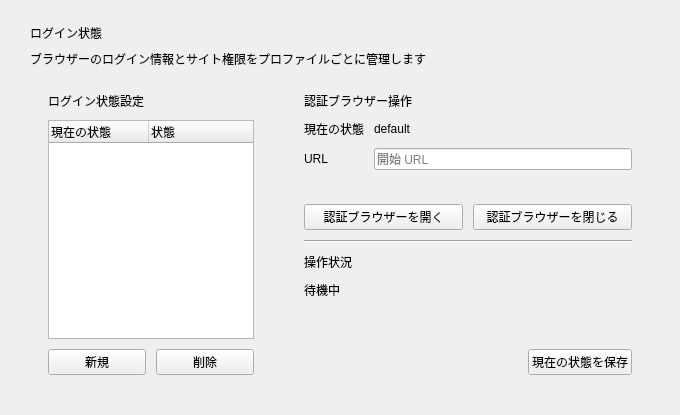
<?xml version="1.0" encoding="utf-8"?>
<ui version="4.0">
  <class>AuthForm</class>
  <widget class="QWidget" name="AuthForm">
    <layout class="QVBoxLayout" name="rootLayout" stretch="0,0,1">
      <property name="leftMargin">
        <number>30</number>
      </property>
      <property name="topMargin">
        <number>24</number>
      </property>
      <property name="rightMargin">
        <number>30</number>
      </property>
      <property name="bottomMargin">
        <number>24</number>
      </property>
      <property name="spacing">
        <number>8</number>
      </property>
      <item>
        <widget class="QLabel" name="titleLabel">
          <property name="pageTitle" stdset="0">
            <bool>true</bool>
          </property>
          <property name="text">
            <string>ログイン状態</string>
          </property>
        </widget>
      </item>
      <item>
        <widget class="QLabel" name="subtitleLabel">
          <property name="muted" stdset="0">
            <bool>true</bool>
          </property>
          <property name="text">
            <string>ブラウザーのログイン情報とサイト権限をプロファイルごとに管理します</string>
          </property>
        </widget>
      </item>
      <item>
        <layout class="QHBoxLayout" name="bodyLayout" stretch="2,3">
          <property name="spacing">
            <number>14</number>
          </property>
          <item>
            <widget class="QFrame" name="profileCard">
              <property name="card" stdset="0">
                <bool>true</bool>
              </property>
              <layout class="QVBoxLayout" name="profileLayout">
                <property name="spacing"><number>10</number></property>
                <property name="leftMargin"><number>18</number></property>
                <property name="topMargin"><number>16</number></property>
                <property name="rightMargin"><number>18</number></property>
                <property name="bottomMargin"><number>16</number></property>
                <item>
                  <widget class="QLabel" name="profileTitle">
                    <property name="cardTitle" stdset="0">
                      <bool>true</bool>
                    </property>
                    <property name="text">
                      <string>ログイン状態設定</string>
                    </property>
                  </widget>
                </item>
                <item>
                  <widget class="QTreeWidget" name="profileTree">
                    <property name="expandsOnDoubleClick"><bool>false</bool></property>
                    <property name="rootIsDecorated">
                      <bool>false</bool>
                    </property>
                    <property name="alternatingRowColors">
                      <bool>false</bool>
                    </property>
                    <column>
                      <property name="text">
                        <string>現在の状態</string>
                      </property>
                    </column>
                    <column>
                      <property name="text">
                        <string>状態</string>
                      </property>
                    </column>
                  </widget>
                </item>
                <item>
                  <layout class="QHBoxLayout" name="profileActions">
                    <item>
                      <widget class="QPushButton" name="newProfileButton">
                        <property name="primary" stdset="0">
                          <bool>true</bool>
                        </property>
                        <property name="text">
                          <string>新規</string>
                        </property>
                      </widget>
                    </item>
                    <item>
                      <widget class="QPushButton" name="deleteProfileButton">
                        <property name="danger" stdset="0">
                          <bool>true</bool>
                        </property>
                        <property name="text">
                          <string>削除</string>
                        </property>
                      </widget>
                    </item>
                  </layout>
                </item>
              </layout>
            </widget>
          </item>
          <item>
            <widget class="QFrame" name="browserCard">
              <property name="card" stdset="0">
                <bool>true</bool>
              </property>
              <layout class="QVBoxLayout" name="browserLayout">
                <property name="spacing"><number>10</number></property>
                <property name="leftMargin"><number>18</number></property>
                <property name="topMargin"><number>16</number></property>
                <property name="rightMargin"><number>18</number></property>
                <property name="bottomMargin"><number>16</number></property>
                <item>
                  <widget class="QLabel" name="browserTitle">
                    <property name="cardTitle" stdset="0">
                      <bool>true</bool>
                    </property>
                    <property name="text">
                      <string>認証ブラウザー操作</string>
                    </property>
                  </widget>
                </item>
                <item>
                  <layout class="QGridLayout" name="browserInfoLayout">
                    <item row="0" column="0">
                      <widget class="QLabel" name="currentStateCaption">
                        <property name="text">
                          <string>現在の状態</string>
                        </property>
                      </widget>
                    </item>
                    <item row="0" column="1">
                      <widget class="QLabel" name="selectedLabel">
                        <property name="text">
                          <string>default</string>
                        </property>
                      </widget>
                    </item>
                    <item row="1" column="0">
                      <widget class="QLabel" name="urlCaption">
                        <property name="text">
                          <string>URL</string>
                        </property>
                      </widget>
                    </item>
                    <item row="1" column="1">
                      <widget class="QLineEdit" name="urlEdit">
                        <property name="placeholderText">
                          <string>開始 URL</string>
                        </property>
                      </widget>
                    </item>
                    <item row="2" column="0" colspan="2">
                      <widget class="QLabel" name="pathLabel">
                        <property name="sizePolicy">
                          <sizepolicy hsizetype="Ignored" vsizetype="Preferred">
                            <horstretch>0</horstretch>
                            <verstretch>0</verstretch>
                          </sizepolicy>
                        </property>
                        <property name="muted" stdset="0">
                          <bool>true</bool>
                        </property>
                        <property name="text">
                          <string />
                        </property>
                        <property name="wordWrap">
                          <bool>true</bool>
                        </property>
                      </widget>
                    </item>
                  </layout>
                </item>
                <item>
                  <layout class="QHBoxLayout" name="browserActions">
                    <item>
                      <widget class="QPushButton" name="openBrowserButton">
                        <property name="text">
                          <string>認証ブラウザーを開く</string>
                        </property>
                      </widget>
                    </item>
                    <item>
                      <widget class="QPushButton" name="closeBrowserButton">
                        <property name="text">
                          <string>認証ブラウザーを閉じる</string>
                        </property>
                      </widget>
                    </item>
                  </layout>
                </item>
                <item>
                  <widget class="QFrame" name="statusSeparator">
                    <property name="frameShape">
                      <enum>QFrame::HLine</enum>
                    </property>
                    <property name="frameShadow">
                      <enum>QFrame::Sunken</enum>
                    </property>
                  </widget>
                </item>
                <item>
                  <widget class="QLabel" name="statusTitle">
                    <property name="cardTitle" stdset="0">
                      <bool>true</bool>
                    </property>
                    <property name="text">
                      <string>操作状況</string>
                    </property>
                  </widget>
                </item>
                <item>
                  <widget class="QLabel" name="statusLabel">
                    <property name="muted" stdset="0">
                      <bool>true</bool>
                    </property>
                    <property name="text">
                      <string>待機中</string>
                    </property>
                    <property name="wordWrap">
                      <bool>true</bool>
                    </property>
                  </widget>
                </item>
                <item>
                  <spacer name="browserStretch">
                    <property name="orientation">
                      <enum>Qt::Vertical</enum>
                    </property>
                    <property name="sizeHint">
                      <size>
                        <width>20</width>
                        <height>40</height>
                      </size>
                    </property>
                  </spacer>
                </item>
                <item>
                  <layout class="QHBoxLayout" name="saveActions">
                    <item>
                      <spacer name="saveStretch">
                        <property name="orientation">
                          <enum>Qt::Horizontal</enum>
                        </property>
                        <property name="sizeHint">
                          <size>
                            <width>40</width>
                            <height>20</height>
                          </size>
                        </property>
                      </spacer>
                    </item>
                    <item>
                      <widget class="QPushButton" name="saveStateButton">
                        <property name="primary" stdset="0">
                          <bool>true</bool>
                        </property>
                        <property name="text">
                          <string>現在の状態を保存</string>
                        </property>
                      </widget>
                    </item>
                  </layout>
                </item>
              </layout>
            </widget>
          </item>
        </layout>
      </item>
    </layout>
  </widget>
  <resources />
  <connections />
</ui>
